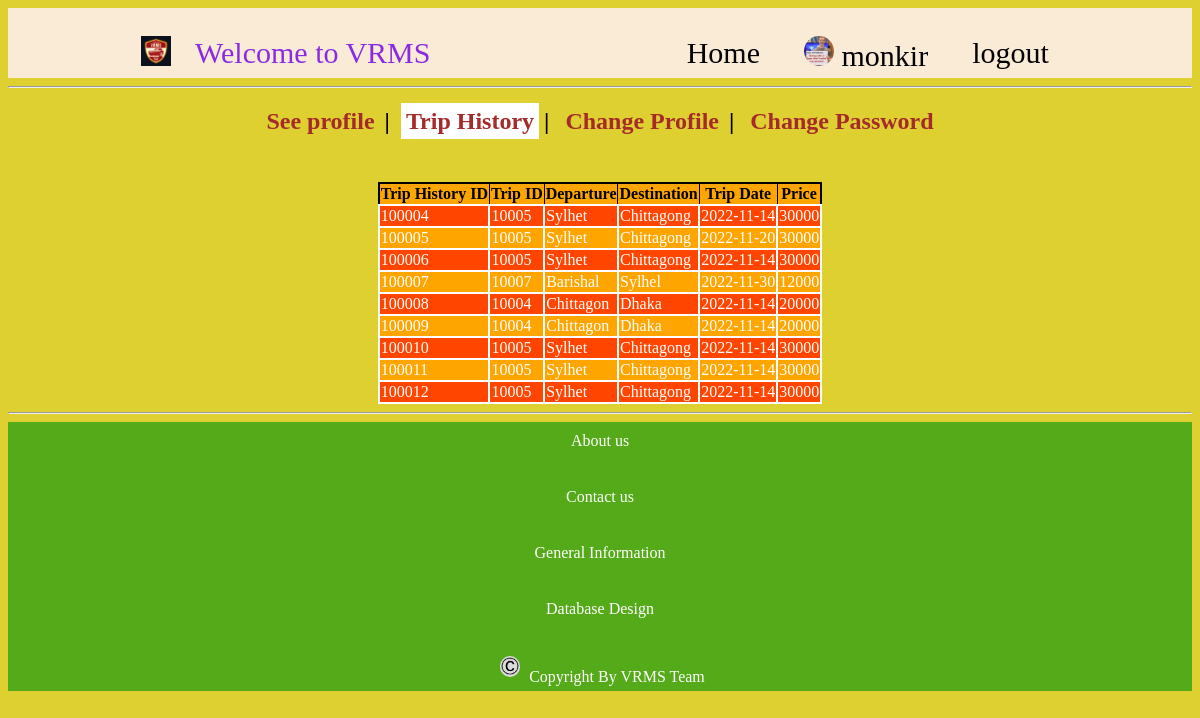
/view/trip_history.php (signed in), run on an earlier commit of the app's database.
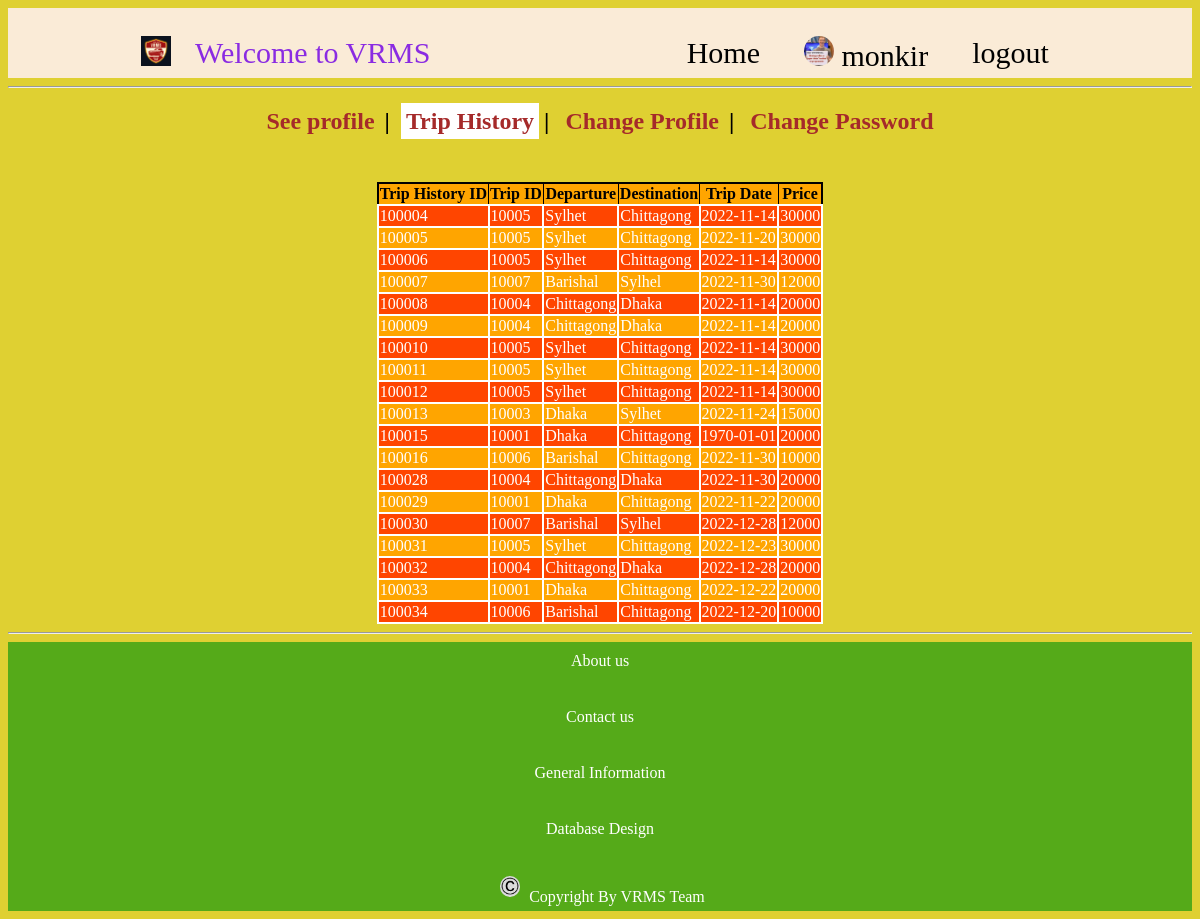
And on a later commit of the database.
### tables this page shows
CREATE TABLE `trips_histories` (
  `th_id` int(11) NOT NULL,
  `trip_id` int(11) NOT NULL,
  `passenger_id` varchar(20) NOT NULL,
  `trip_date` date NOT NULL DEFAULT current_timestamp(),
  `status` varchar(10) NOT NULL DEFAULT 'pending',
  `price` int(11) NOT NULL DEFAULT 0,
  `discount` int(11) NOT NULL DEFAULT 0,
  `driver_id` varchar(20) NOT NULL DEFAULT 'Not Allocated',
  `used_voucher` varchar(20) NOT NULL DEFAULT 'none'
);

CREATE TABLE `trips` (
  `trip_id` int(11) NOT NULL,
  `departure` varchar(20) NOT NULL,
  `destination` varchar(20) NOT NULL,
  `distance` int(11) NOT NULL DEFAULT 0,
  `price` int(11) NOT NULL DEFAULT 0
);

### model/trip_model.php (called while the page is built, shortened)
<?php
    function getPassengerTripHistory($userid)
    {
        $conn = getconnection();
        $sql = "select th.th_id, th.trip_id, tp.departure, tp.destination, th.trip_date, th.price from trips_histories th, trips tp
            where th.passenger_id='{$userid}' AND tp.trip_id = th.trip_id";
        $result = mysqli_query($conn, $sql);
        return $result;
    }
?>

### view/trip_history.php (the view, shortened to what this page needs)
<?php
    require_once "header.php";
    $userid=$_SESSION['userid'];
?>
<!DOCTYPE html>
<html lang="en">
<head>
    <link rel="stylesheet" href="style.css">
</head>
<body>
    <center>
            <?php
                require_once 'user_header.php';
                ?>
                <?php
                require_once '../model/trip_model.php';
                $result=getPassengerTripHistory($userid);
                if ($result)
                {
                    if($result->num_rows==0)
                    {
                        ?>
                        <h1>
                            No result Found
                        </h1>
                        <?php
                    }
                    else
                    {
                        ?>
                        <table border="5px">
                            <tr>
                                <th>Trip History ID</th>
                                <th>Trip ID</th>
                                <th>Departure</th>
                                <th>Destination</th>
                                <th>Trip Date</th>
                                <th>Price</th>
                            </tr>
                            <?php
                            while ($row = $result->fetch_assoc())
                            {
                            ?>
                            <tr>
                                <td><?php echo $row['th_id']?></th>
                                <td><?php echo $row['trip_id']?></th>
                                <td><?php echo $row['departure']?></th>
                                <td><?php echo $row['destination']?></th>
                                <td><?php echo $row['trip_date']?></th>
                                <td><?php echo $row['price']?></th>
                            </tr>
                            <?php
                            }
                            ?>
                        </table>
                        <?php
                    }
                }
                else
                {
                    ?>
                    <h1>Cant Find Trip ID: <?php echo $trip_id;?></h1>
                    <?php
                }
            ?>
    </center>
    <?php require_once 'footer.php'; ?>
</body>
</html>

### view/header.php (shortened to what this page needs)
<?php
    $status="";
    $userid="";
    $user_profile_image="";
    $addBeforeLOC="";
    if(isset($_COOKIE['status']))
    {
        $status=$_COOKIE['status'];
        $userid=$_COOKIE['userid'];
    }
    else if(isset($_SESSION['status']))
    {
        $status=$_SESSION['status'];
        $userid=$_SESSION['userid'];
    }
    if(file_exists("{$addBeforeLOC}profile_image/{$userid}.png"))
    {
        $user_profile_image="profile_image/{$userid}.png";
    }
    else if(file_exists("{$addBeforeLOC}profile_image/{$userid}.jpg"))
    {
        $user_profile_image="profile_image/{$userid}.jpg";
    }
    else
    {
        $user_profile_image="image/user-logo.png";
    }
?>
<div class="all-header-container">
    <div class="left-header-container">
        <div class="header-item">
            <img src="<?php echo $addBeforeLOC; ?>image/VRMS.png" alt="" width="20px">
        </div>
        <div class="header-item">
            Welcome to VRMS
        </div>
    </div>
    <div class="right-header-container">
        <div class="header-item">
            <a href="<?php echo $addBeforeLOC; ?>homepage.php">Home</a>
        </div>
        <div class="header-item" id="login">
            <?php
                if($status=="")
                {
                    ?>
                    <a href="<?php echo $addBeforeLOC; ?>login.php">
                        Login
                    </a>
                    <?php
                }
                else
                {
                    ?>
                    <a href="<?php echo $addBeforeLOC; ?>profile.php">
                        <img src="<?php echo $addBeforeLOC; ?><?php echo $user_profile_image ?>" width="20px" alt="" style="border-radius: 50%;">
                        <?php echo $userid; ?>
                    </a>
                    <?php
                }
            ?>
        </div>
        <div class="header-item" id="registration">
            <?php
                if($status=="")
                {
                    ?>
                    <a href="<?php echo $addBeforeLOC; ?>registration.php">Registration</a>
                    <?php
                }
                else
                {
                    ?>
                    <a href="<?php echo $addBeforeLOC; ?>logout.php">logout</a>
                    <?php
                }
            ?>
        </div>
    </div>
</div>
<hr>

### view/user_header.php
<h2>
    <a href="profile.php" id="profile">See profile</a>|
    <a href="trip_history.php" id="trip-history">Trip History</a>|
    <a href="change_profile_picture.php" id="change-profile">Change Profile</a>|
    <a href="change_password.php" id="change-pass">Change Password</a><br><br>
</h2>

### view/footer.php
<center>
    <hr>
    <div class="all-footer-item">
        <a href="<?php echo $addBeforeLOC; ?>about.php">About us</a><br>
        <a href="<?php echo $addBeforeLOC; ?>contact_us.php">Contact us</a><br>
        <a href="<?php echo $addBeforeLOC; ?>general_information.php">General Information</a><br>
        <a href="<?php echo $addBeforeLOC; ?>database_design.php">Database Design</a><br>
        <div>
            <img src="<?php echo $addBeforeLOC; ?>image/copyright-logo.jpg" alt="" width="20px">
            Copyright By VRMS Team
        </div>
    </div>
</center>

### view/style.css (style rules this page uses)
* { align-items: center; }
a { color: brown; font-style: normal; background-color: none; text-decoration: none; padding: 5px; margin: 5px; }
.all-header-container { display: flex; padding: 10px; justify-content: space-around; background-color:antiquewhite; height: 50px; }
.all-header-container div { padding: 10px; }
.all-header-container img { height: 30px; width: 30px; }
.all-header-container * { color: blueviolet; font-size: 30px; }
.all-header-container a { color: black; padding: 2px; padding-left: 5px; padding-right: 5px; border-radius: 50px; }
.left-header-container { display: flex; justify-content: right; padding: 10px; border-color: green; }
.right-header-container { display: flex; flex-wrap: wrap; justify-content: right; padding: 10px; border-color: green; }
.header-item { height: 15px; border-color: green; margin: 2px; align-items: center; border: 5px; }
.all-footer-item { display: flex; justify-content: space-between; flex-direction: column; background-color: rgb(85, 170, 25); }
.all-footer-item * { color: white; padding: 5px; border-radius: 25px; }
body { background-color: rgb(223, 208, 50); align-items: center; }
table { border: 2px black solid ; border-collapse: collapse; }
table tr { background-color: orange; }
table tr:nth-child(even) { background-color: orangered; }
table td { border: 2px white solid; color: white; }

What changed in the data, as far as the page shows it:
changed through a linked row, trips_histories id 100008: trip.departure "Chittagon" → "Chittagong"
changed through a linked row, trips_histories id 100009: trip.departure "Chittagon" → "Chittagong"
added trips_histories: th_id "100013", trip "10003", trip.departure "Dhaka", trip.destination "Sylhet", trip_date "2022-11-24", price "15000"
added trips_histories: th_id "100015", trip "10001", trip.departure "Dhaka", trip.destination "Chittagong", trip_date "1970-01-01", price "20000"
added trips_histories: th_id "100016", trip "10006", trip.departure "Barishal", trip.destination "Chittagong", trip_date "2022-11-30", price "10000"
added trips_histories: th_id "100028", trip "10004", trip.departure "Chittagong", trip.destination "Dhaka", trip_date "2022-11-30", price "20000"
added trips_histories: th_id "100029", trip "10001", trip.departure "Dhaka", trip.destination "Chittagong", trip_date "2022-11-22", price "20000"
added trips_histories: th_id "100030", trip "10007", trip.departure "Barishal", trip.destination "Sylhel", trip_date "2022-12-28", price "12000"
added trips_histories: th_id "100031", trip "10005", trip.departure "Sylhet", trip.destination "Chittagong", trip_date "2022-12-23", price "30000"
added trips_histories: th_id "100032", trip "10004", trip.departure "Chittagong", trip.destination "Dhaka", trip_date "2022-12-28", price "20000"
added trips_histories: th_id "100033", trip "10001", trip.departure "Dhaka", trip.destination "Chittagong", trip_date "2022-12-22", price "20000"
added trips_histories: th_id "100034", trip "10006", trip.departure "Barishal", trip.destination "Chittagong", trip_date "2022-12-20", price "10000"
